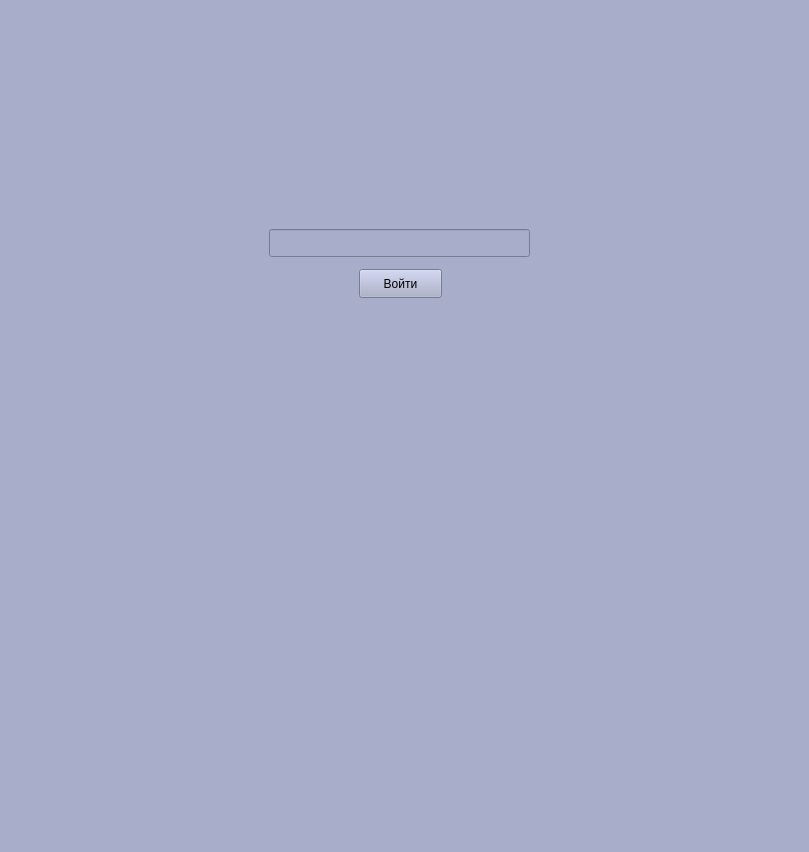
<?xml version="1.0" encoding="UTF-8"?>
<ui version="4.0">
 <class>MainWindow</class>
 <widget class="QMainWindow" name="MainWindow">
  <property name="geometry">
   <rect>
    <x>0</x>
    <y>0</y>
    <width>809</width>
    <height>852</height>
   </rect>
  </property>
  <property name="windowTitle">
   <string>MainWindow</string>
  </property>
  <property name="styleSheet">
   <string notr="true">background-color: rgb(168, 173, 202);</string>
  </property>
  <widget class="QWidget" name="centralwidget">
   <widget class="QWidget" name="widget" native="true">
    <property name="geometry">
     <rect>
      <x>0</x>
      <y>0</y>
      <width>801</width>
      <height>801</height>
     </rect>
    </property>
    <widget class="QStackedWidget" name="stackedWidget">
     <property name="geometry">
      <rect>
       <x>-1</x>
       <y>-1</y>
       <width>801</width>
       <height>801</height>
      </rect>
     </property>
     <property name="currentIndex">
      <number>0</number>
     </property>
     <widget class="QWidget" name="LoginPage">
      <widget class="QPushButton" name="pushButtonLogin">
       <property name="geometry">
        <rect>
         <x>360</x>
         <y>270</y>
         <width>83</width>
         <height>29</height>
        </rect>
       </property>
       <property name="text">
        <string>Войти</string>
       </property>
      </widget>
      <widget class="QLineEdit" name="lineEditPin">
       <property name="geometry">
        <rect>
         <x>270</x>
         <y>230</y>
         <width>261</width>
         <height>28</height>
        </rect>
       </property>
       <property name="echoMode">
        <enum>QLineEdit::Password</enum>
       </property>
      </widget>
      <widget class="QLabel" name="label">
       <property name="geometry">
        <rect>
         <x>272</x>
         <y>190</y>
         <width>261</width>
         <height>20</height>
        </rect>
       </property>
       <property name="text">
        <string/>
       </property>
      </widget>
     </widget>
     <widget class="QWidget" name="promoCodesPage">
      <widget class="QPushButton" name="pushButtonOpenPromo">
       <property name="geometry">
        <rect>
         <x>250</x>
         <y>20</y>
         <width>301</width>
         <height>29</height>
        </rect>
       </property>
       <property name="text">
        <string>Открыть код</string>
       </property>
      </widget>
      <widget class="QScrollArea" name="scrollArea">
       <property name="geometry">
        <rect>
         <x>-1</x>
         <y>60</y>
         <width>801</width>
         <height>741</height>
        </rect>
       </property>
       <property name="widgetResizable">
        <bool>true</bool>
       </property>
       <widget class="QWidget" name="scrollAreaWidgetContents">
        <property name="geometry">
         <rect>
          <x>0</x>
          <y>0</y>
          <width>799</width>
          <height>739</height>
         </rect>
        </property>
        <widget class="QWidget" name="gridLayoutWidget">
         <property name="geometry">
          <rect>
           <x>0</x>
           <y>0</y>
           <width>801</width>
           <height>741</height>
          </rect>
         </property>
         <layout class="QGridLayout" name="gridLayout"/>
        </widget>
       </widget>
      </widget>
     </widget>
    </widget>
   </widget>
  </widget>
  <widget class="QMenuBar" name="menubar">
   <property name="geometry">
    <rect>
     <x>0</x>
     <y>0</y>
     <width>809</width>
     <height>21</height>
    </rect>
   </property>
  </widget>
  <widget class="QStatusBar" name="statusbar"/>
 </widget>
 <resources/>
 <connections/>
</ui>
